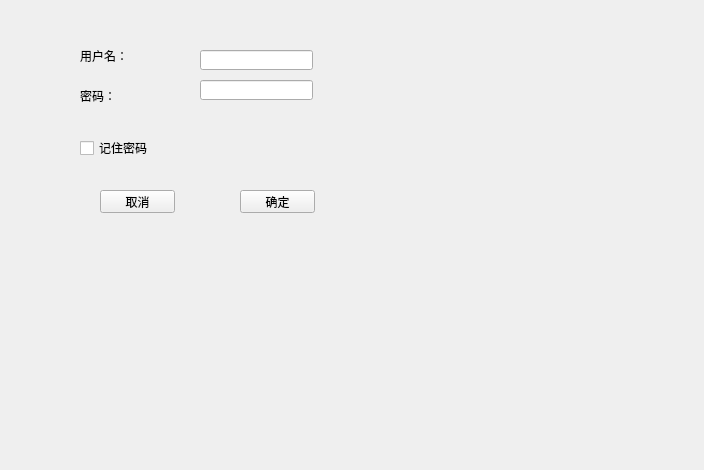
<?xml version="1.0" encoding="UTF-8"?>
<ui version="4.0">
 <class>Form</class>
 <widget class="QWidget" name="Form">
  <property name="geometry">
   <rect>
    <x>0</x>
    <y>0</y>
    <width>704</width>
    <height>470</height>
   </rect>
  </property>
  <property name="windowTitle">
   <string>Form</string>
  </property>
  <widget class="QLabel" name="label">
   <property name="geometry">
    <rect>
     <x>80</x>
     <y>50</y>
     <width>54</width>
     <height>12</height>
    </rect>
   </property>
   <property name="text">
    <string>用户名：</string>
   </property>
  </widget>
  <widget class="QPushButton" name="pushButton">
   <property name="geometry">
    <rect>
     <x>100</x>
     <y>190</y>
     <width>75</width>
     <height>23</height>
    </rect>
   </property>
   <property name="text">
    <string>取消</string>
   </property>
  </widget>
  <widget class="QCheckBox" name="checkBox">
   <property name="geometry">
    <rect>
     <x>80</x>
     <y>140</y>
     <width>71</width>
     <height>16</height>
    </rect>
   </property>
   <property name="text">
    <string>记住密码</string>
   </property>
  </widget>
  <widget class="QLabel" name="label_2">
   <property name="geometry">
    <rect>
     <x>80</x>
     <y>90</y>
     <width>54</width>
     <height>12</height>
    </rect>
   </property>
   <property name="text">
    <string>密码：</string>
   </property>
  </widget>
  <widget class="QPushButton" name="pushButton_2">
   <property name="geometry">
    <rect>
     <x>240</x>
     <y>190</y>
     <width>75</width>
     <height>23</height>
    </rect>
   </property>
   <property name="text">
    <string>确定</string>
   </property>
  </widget>
  <widget class="QLineEdit" name="lineEdit">
   <property name="geometry">
    <rect>
     <x>200</x>
     <y>50</y>
     <width>113</width>
     <height>20</height>
    </rect>
   </property>
  </widget>
  <widget class="QLineEdit" name="lineEdit_2">
   <property name="geometry">
    <rect>
     <x>200</x>
     <y>80</y>
     <width>113</width>
     <height>20</height>
    </rect>
   </property>
  </widget>
 </widget>
 <resources/>
 <connections/>
</ui>
